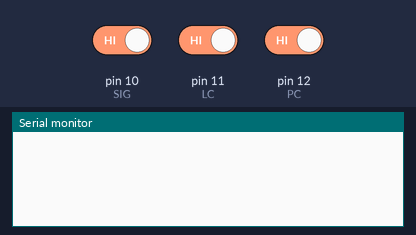
The sketch below on a simulated Arduino Uno, built with avr-gcc and run on an emulated ATmega328P. Shown: the last lines printed to the serial monitor. Inputs (shaded band) come from the test bench; at power-on: pin 11 (LC) HIGH, pin 10 (SIG) HIGH, pin 12 (PC) HIGH.

Above: at 1.2 s.
1.3 s: pin 11 (LC) driven LOW
At 1.56 s:
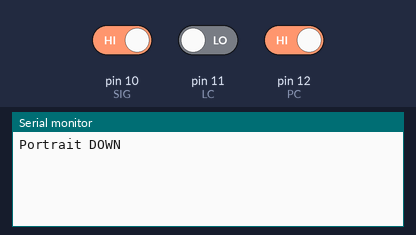
3.3 s: pin 10 (SIG) driven LOW
At 3.56 s:
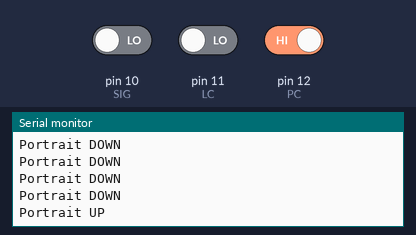
5.3 s: pin 12 (PC) driven LOW
At 5.56 s:
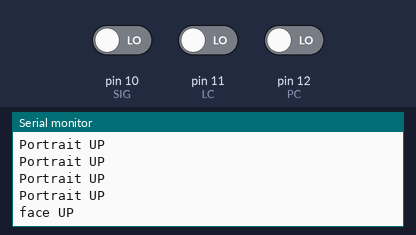
7.3 s: pin 10 (SIG) driven HIGH
At 7.56 s:
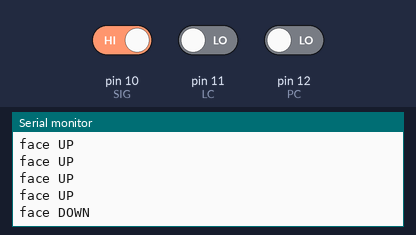
9.3 s: pin 11 (LC) driven HIGH
At 9.56 s:
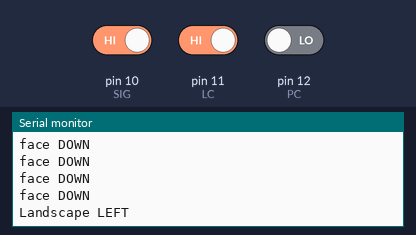
11.3 s: pin 10 (SIG) driven LOW
At 11.56 s:
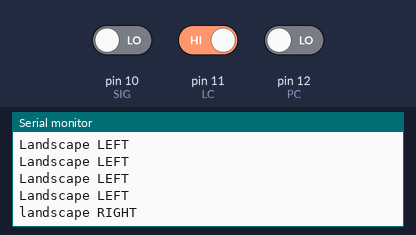

The sketch:

ejemplo_FC30_3D_orientation.ino
```cpp
/******************************************************************
** Código creado en Electrónica 5Hz                              **
** www.5hz-electronica.com                                       **
** Por: Ezequías Calvillo                                        **
**                                                               **
** Descripción del código:                                       **
**                                                               **
** Ejemplo para el sensor de orientación FC30                    **
**                                                               **
** Este sensor indica de una manera sencilla la dirección        **
** en que está orientado:                                        **
** (portrait up/down, landscape left/right o face-up/down)       **
**                                                               **
*******************************************************************
Tabla de la verdad del sensor:

Pines
LC-PC-SIG-Posición
-0--0--0--FACE UP
-0--0--1--FACE DOWN
-0--1--0--PORTRAIT UP
-0--1--1--PORTRAIT DOWN
-1--0--0--LANDSCAPE LEFT
-1--0--1--LANDSCAPE RIGHT
-1--1--0--No aplica
-1--1--1--No aplica
*******************************************************************
Conexiones:
UNO   FC30

3.3V  VCC
3.3V  PD    CONECTAR A 3.3V PARA HABILITAR EL SENSOR
GND   GND
10    SIG
11    LC
12    PC
*/

//Declaración de pines
const int SIG = 10;
const int LC = 11;
const int PC = 12;

void setup()
{
  Serial.begin(9600);
  //Pone los pines Landscape, Portrait y Sign como entradas
  pinMode(LC, INPUT);
  pinMode(PC, INPUT);
  pinMode(SIG, INPUT);
}

void loop()
{
  //Lee los valores de cada pin
  boolean lc = digitalRead(LC);
  boolean pc = digitalRead(PC);
  boolean sig = digitalRead(SIG);
  //Tabla de la verdad para conocer la orientación
  if(sig ==0 && lc==0 && pc==0) Serial.println("face UP");
  if(sig ==1 && lc==0 && pc==0) Serial.println("face DOWN");
  if(sig ==0 && lc==0 && pc==1) Serial.println("Portrait UP");
  if(sig ==1 && lc==0 && pc==1) Serial.println("Portrait DOWN");
  if(sig ==1 && lc==1 && pc==0) Serial.println("Landscape LEFT");
  if(sig ==0 && lc==1 && pc==0) Serial.println("landscape RIGHT");
  //Pequeño retraso
  delay(200);
}
```

Measured:
- after the input at 1.3 s, the serial monitor: prints a new line after 0.10 s (image 1)
- after the input at 3.3 s, the serial monitor: prints a new line after 0.10 s (image 2)
- after the input at 5.3 s, the serial monitor: prints a new line after 0.10 s (image 3)
- after the input at 7.3 s, the serial monitor: prints a new line after 0.10 s (image 4)
- after the input at 9.3 s, the serial monitor: prints a new line after 0.11 s (image 5)
- after the input at 11.3 s, the serial monitor: prints a new line after 0.11 s (image 6)
